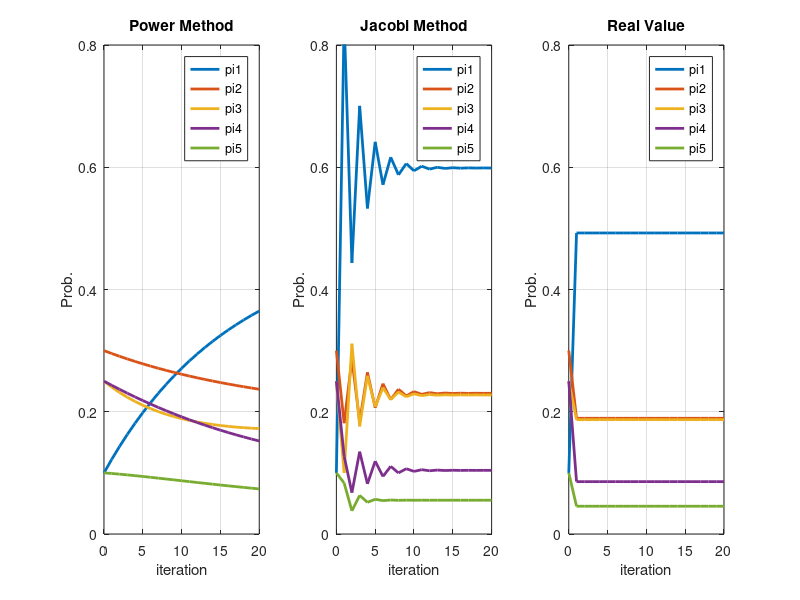

Recreate this plot in MATLAB.
clc;clear all
Q=[-30  10  20  0   0 ; 
    20 -40  5   15  0 ; 
    40  5  -65  10  10;
    25  20  0  -55  10;
    30  0   30  0  -60];

p0=[0.1  0.3  0.25  0.25  0.1];
%p0=[0.2  0.2  0.2   0.2   0.2];
dt=0.001;
%p0=stationaryP';
Mpower=Q*dt+eye(5);
R=[  0  10 20  0  0; 
    20   0  5 15  0; 
    40   5  0 10 10;
    25  20  0  0 10;
    30   0 30  0  0];

D=diag((abs(diag(Q))));

Mjacobi=R/D; %R*D^-1
p_power=p0;
p_jacobi=p0;
p_real=p0;
n=20;
for i=1:n
    p_power(i+1,:)=p_power(i,:)*Mpower;
    p_jacobi(i+1,:)=p_jacobi(i,:)*Mjacobi;
    p_real(i+1,:) = p_real(i,:) * expm(Q*i);
end
disp('Power Method: ')
disp(p_power(n,:))
disp('Jacobi Method:')
disp( p_jacobi(n,:))
disp('Real Value: ')
disp(p_real(n,:))

subplot(1,3,1)
plot([0:n],p_power,'DisplayName','p_power','linewidth',2)
xlabel('iteration')
ylabel('Prob.')
title('Power Method')
legend('pi1','pi2','pi3','pi4','pi5')
ylim([0 0.8])
grid on

subplot(1,3,2)
plot([0:n],p_jacobi,'DisplayName','p_jacobi','linewidth',2)
xlabel('iteration')
ylabel('Prob.')
title('Jacobi Method')
legend('pi1','pi2','pi3','pi4','pi5')
ylim([0 0.8])
grid on

subplot(1,3,3)
plot([0:n],p_real,'DisplayName','p_real','linewidth',2)
xlabel('iteration')
ylabel('Prob.')
title('Real Value')
legend('pi1','pi2','pi3','pi4','pi5')
ylim([0 0.8])
grid on